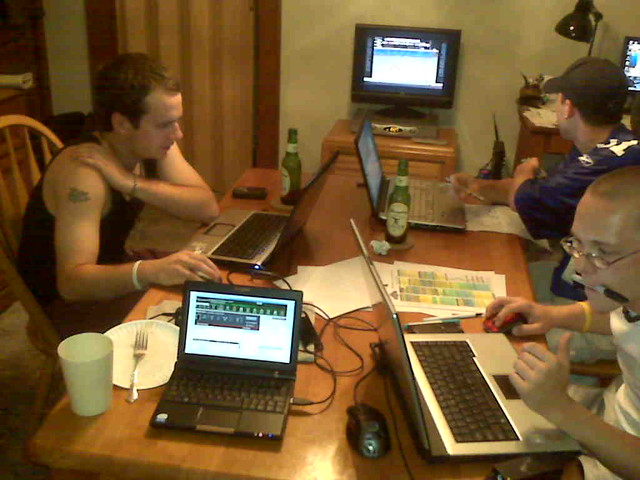
#> input picture Images/Table_with_objects.jpg, 640 x 480 px
$ python Sliding_Window_Detection.py
#> lines starting #> are read from the running program, lines starting #| are printed output that depends on the picture
import cv2
import numpy as np

# Bild laden
image = cv2.imread('Images/Table_with_objects.jpg')
#> image is the input picture: shape (480, 640, 3); mean B, G, R 48.6, 87.4, 116.5

# Höhe und Breite des Bildes ermitteln
height, width = image.shape[:2]
#> height = 480; width = 640

# Definieren Sie die Größe des Kernels (Fensters)
kernel_size = 100

# Erstellen Sie eine Liste, um die Subbilder zu speichern
subimages = []

# Verwenden Sie eine verschachtelte Schleife, um über das Bild zu iterieren
for y in range(0, height, kernel_size):
    for x in range(0, width, kernel_size):
        # Extrahieren Sie das Fenster aus dem Bild
        subimage = image[y:y+kernel_size, x:x+kernel_size]
        subimages.append(subimage)
#> after the loop, subimages = 35 items

# Speichern Sie jedes Subbild
for i, subimage in enumerate(subimages):
    cv2.imwrite(f'Images/Sliding_Window_Results/subimage{i}.jpg', subimage)
#> this loop made 35 passes
#> pass 1, `cv2.imwrite(f'Images/Sliding_Window_Results/subimage{i}.jpg', subimage)`:
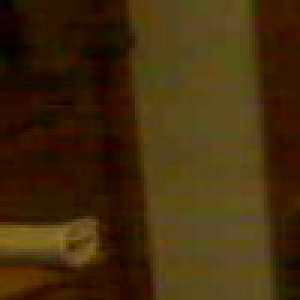
#> saved as subimage0.jpg: shape (100, 100, 3) (shown 3 times larger); mean B, G, R 12.5, 43.7, 65.9
#> pass 2, `cv2.imwrite(f'Images/Sliding_Window_Results/subimage{i}.jpg', subimage)`:
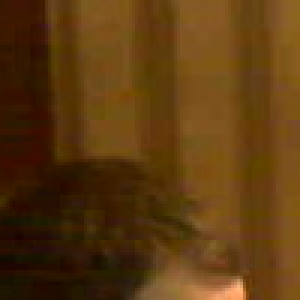
#> saved as subimage1.jpg: shape (100, 100, 3) (shown 3 times larger); mean B, G, R 15.9, 57.3, 92.2
